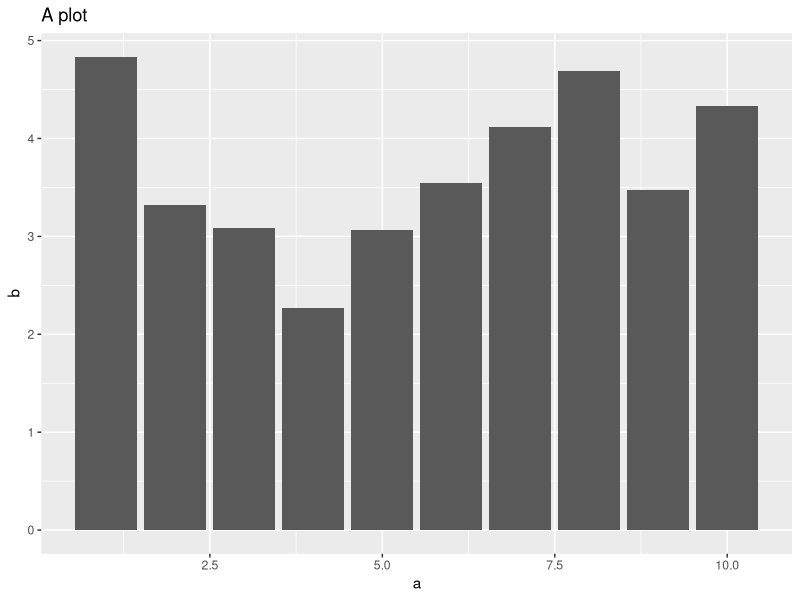

Recreate this plot in R.
## ---- chunk 1
knitr::opts_chunk$set(echo = TRUE)
## ---- chunk 2
library(ggplot2)

ggplot(data.frame(a=1:10, b=rnorm(10, mean=4)), aes(x=a, y=b)) +
  geom_bar(stat="identity") +
  ggtitle("A plot")
